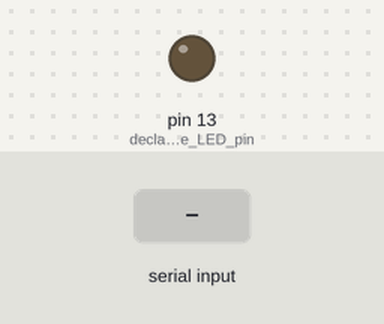
Recording of a sketch running on a simulated Arduino Uno, built with avr-gcc and run on an emulated ATmega328P. Shown: output pins drawn as LEDs (lit = HIGH). Inputs (shaded band) come from the test bench. What the sketch prints to the serial monitor is not drawn.

Above: at 1.2 s.
1.3 s: "1" received over Serial
At 1.6 s:
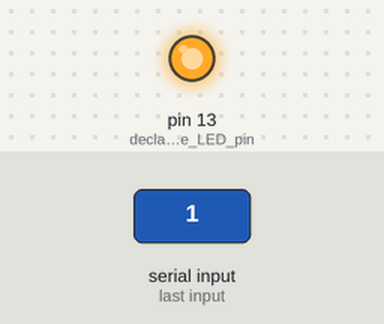
2.8 s: "0" received over Serial
At 3.9 s:
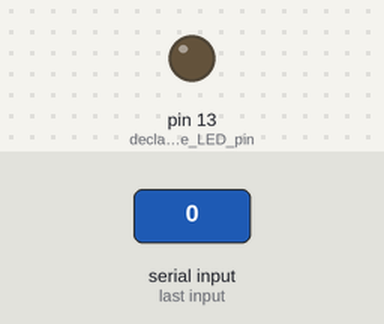
Timing chart, 0 to 5.8 s (numbered marks = the images above; inputs shaded):
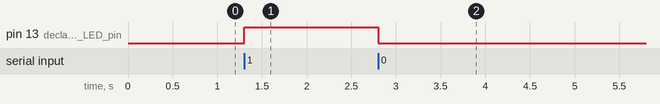

Measured:
- after the input at 1.3 s, pin 13 (declare_the_LED_pin): LOW → HIGH at once
- after the input at 2.8 s, pin 13 (declare_the_LED_pin): HIGH → LOW at once

The sketch:

serialInterfaceBlink.ino
```cpp
int data;

void setup() {
  Serial.begin(9600);                               //initialize serial COM at 9600 baudrate
  pinMode(LED_BUILTIN, OUTPUT);                    //declare the LED pin (13) as output
  digitalWrite (LED_BUILTIN, LOW);                     //Turn OFF the Led in the beginning

  Serial.println("Hello! Connection Successful.");
}

void loop() {
while (Serial.available())    //whatever the data that is coming in serially and assigning the value to the variable “data”

{

data = Serial.read();

}

if (data == '1')

digitalWrite (LED_BUILTIN, HIGH);                  //Turn On the Led

else if (data == '0')

digitalWrite (LED_BUILTIN, LOW);                  //Turn OFF the Led

}
```
